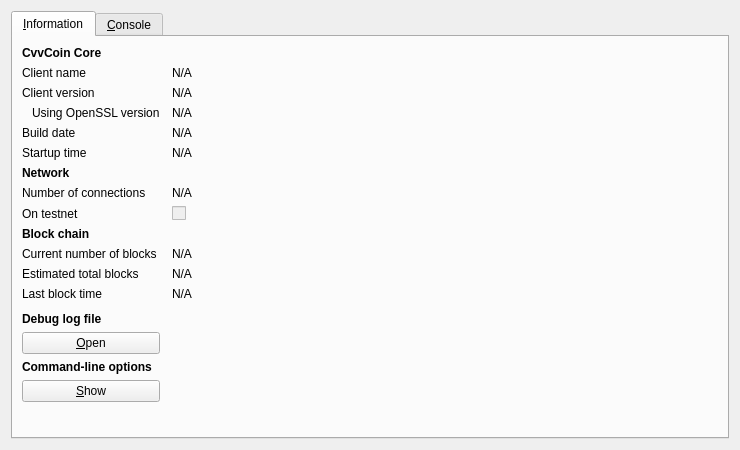
<?xml version="1.0" encoding="UTF-8"?>
<ui version="4.0">
 <class>RPCConsole</class>
 <widget class="QDialog" name="RPCConsole">
  <property name="geometry">
   <rect>
    <x>0</x>
    <y>0</y>
    <width>740</width>
    <height>450</height>
   </rect>
  </property>
  <property name="windowTitle">
   <string>CvvCoin - Debug window</string>
  </property>
  <layout class="QVBoxLayout" name="verticalLayout_2">
   <item>
    <widget class="QTabWidget" name="tabWidget">
     <property name="currentIndex">
      <number>0</number>
     </property>
     <widget class="QWidget" name="tab_info">
      <attribute name="title">
       <string>&amp;Information</string>
      </attribute>
      <layout class="QGridLayout" name="gridLayout" columnstretch="0,1">
       <property name="horizontalSpacing">
        <number>12</number>
       </property>
       <item row="0" column="0">
        <widget class="QLabel" name="label_9">
         <property name="font">
          <font>
           <weight>75</weight>
           <bold>true</bold>
          </font>
         </property>
         <property name="text">
          <string>CvvCoin Core</string>
         </property>
        </widget>
       </item>
       <item row="1" column="0">
        <widget class="QLabel" name="label_5">
         <property name="text">
          <string>Client name</string>
         </property>
        </widget>
       </item>
       <item row="1" column="1">
        <widget class="QLabel" name="clientName">
         <property name="cursor">
          <cursorShape>IBeamCursor</cursorShape>
         </property>
         <property name="text">
          <string>N/A</string>
         </property>
         <property name="textFormat">
          <enum>Qt::PlainText</enum>
         </property>
         <property name="textInteractionFlags">
          <set>Qt::LinksAccessibleByMouse|Qt::TextSelectableByKeyboard|Qt::TextSelectableByMouse</set>
         </property>
        </widget>
       </item>
       <item row="2" column="0">
        <widget class="QLabel" name="label_6">
         <property name="text">
          <string>Client version</string>
         </property>
        </widget>
       </item>
       <item row="2" column="1">
        <widget class="QLabel" name="clientVersion">
         <property name="cursor">
          <cursorShape>IBeamCursor</cursorShape>
         </property>
         <property name="text">
          <string>N/A</string>
         </property>
         <property name="textFormat">
          <enum>Qt::PlainText</enum>
         </property>
         <property name="textInteractionFlags">
          <set>Qt::LinksAccessibleByMouse|Qt::TextSelectableByKeyboard|Qt::TextSelectableByMouse</set>
         </property>
        </widget>
       </item>
       <item row="3" column="0">
        <widget class="QLabel" name="label_14">
         <property name="text">
          <string>Using OpenSSL version</string>
         </property>
         <property name="indent">
          <number>10</number>
         </property>
        </widget>
       </item>
       <item row="3" column="1">
        <widget class="QLabel" name="openSSLVersion">
         <property name="cursor">
          <cursorShape>IBeamCursor</cursorShape>
         </property>
         <property name="text">
          <string>N/A</string>
         </property>
         <property name="textFormat">
          <enum>Qt::PlainText</enum>
         </property>
         <property name="textInteractionFlags">
          <set>Qt::LinksAccessibleByMouse|Qt::TextSelectableByKeyboard|Qt::TextSelectableByMouse</set>
         </property>
        </widget>
       </item>
       <item row="4" column="0">
        <widget class="QLabel" name="label_12">
         <property name="text">
          <string>Build date</string>
         </property>
        </widget>
       </item>
       <item row="4" column="1">
        <widget class="QLabel" name="buildDate">
         <property name="cursor">
          <cursorShape>IBeamCursor</cursorShape>
         </property>
         <property name="text">
          <string>N/A</string>
         </property>
         <property name="textFormat">
          <enum>Qt::PlainText</enum>
         </property>
         <property name="textInteractionFlags">
          <set>Qt::LinksAccessibleByMouse|Qt::TextSelectableByKeyboard|Qt::TextSelectableByMouse</set>
         </property>
        </widget>
       </item>
       <item row="5" column="0">
        <widget class="QLabel" name="label_13">
         <property name="text">
          <string>Startup time</string>
         </property>
        </widget>
       </item>
       <item row="5" column="1">
        <widget class="QLabel" name="startupTime">
         <property name="cursor">
          <cursorShape>IBeamCursor</cursorShape>
         </property>
         <property name="text">
          <string>N/A</string>
         </property>
         <property name="textFormat">
          <enum>Qt::PlainText</enum>
         </property>
         <property name="textInteractionFlags">
          <set>Qt::LinksAccessibleByMouse|Qt::TextSelectableByKeyboard|Qt::TextSelectableByMouse</set>
         </property>
        </widget>
       </item>
       <item row="6" column="0">
        <widget class="QLabel" name="label_11">
         <property name="font">
          <font>
           <weight>75</weight>
           <bold>true</bold>
          </font>
         </property>
         <property name="text">
          <string>Network</string>
         </property>
        </widget>
       </item>
       <item row="7" column="0">
        <widget class="QLabel" name="label_7">
         <property name="text">
          <string>Number of connections</string>
         </property>
        </widget>
       </item>
       <item row="7" column="1">
        <widget class="QLabel" name="numberOfConnections">
         <property name="cursor">
          <cursorShape>IBeamCursor</cursorShape>
         </property>
         <property name="text">
          <string>N/A</string>
         </property>
         <property name="textFormat">
          <enum>Qt::PlainText</enum>
         </property>
         <property name="textInteractionFlags">
          <set>Qt::LinksAccessibleByMouse|Qt::TextSelectableByKeyboard|Qt::TextSelectableByMouse</set>
         </property>
        </widget>
       </item>
       <item row="8" column="0">
        <widget class="QLabel" name="label_8">
         <property name="text">
          <string>On testnet</string>
         </property>
        </widget>
       </item>
       <item row="8" column="1">
        <widget class="QCheckBox" name="isTestNet">
         <property name="enabled">
          <bool>false</bool>
         </property>
         <property name="text">
          <string/>
         </property>
        </widget>
       </item>
       <item row="9" column="0">
        <widget class="QLabel" name="label_10">
         <property name="font">
          <font>
           <weight>75</weight>
           <bold>true</bold>
          </font>
         </property>
         <property name="text">
          <string>Block chain</string>
         </property>
        </widget>
       </item>
       <item row="10" column="0">
        <widget class="QLabel" name="label_3">
         <property name="text">
          <string>Current number of blocks</string>
         </property>
        </widget>
       </item>
       <item row="10" column="1">
        <widget class="QLabel" name="numberOfBlocks">
         <property name="cursor">
          <cursorShape>IBeamCursor</cursorShape>
         </property>
         <property name="text">
          <string>N/A</string>
         </property>
         <property name="textFormat">
          <enum>Qt::PlainText</enum>
         </property>
         <property name="textInteractionFlags">
          <set>Qt::LinksAccessibleByMouse|Qt::TextSelectableByKeyboard|Qt::TextSelectableByMouse</set>
         </property>
        </widget>
       </item>
       <item row="11" column="0">
        <widget class="QLabel" name="label_4">
         <property name="text">
          <string>Estimated total blocks</string>
         </property>
        </widget>
       </item>
       <item row="11" column="1">
        <widget class="QLabel" name="totalBlocks">
         <property name="cursor">
          <cursorShape>IBeamCursor</cursorShape>
         </property>
         <property name="text">
          <string>N/A</string>
         </property>
         <property name="textFormat">
          <enum>Qt::PlainText</enum>
         </property>
         <property name="textInteractionFlags">
          <set>Qt::LinksAccessibleByMouse|Qt::TextSelectableByKeyboard|Qt::TextSelectableByMouse</set>
         </property>
        </widget>
       </item>
       <item row="12" column="0">
        <widget class="QLabel" name="label_2">
         <property name="text">
          <string>Last block time</string>
         </property>
        </widget>
       </item>
       <item row="12" column="1">
        <widget class="QLabel" name="lastBlockTime">
         <property name="cursor">
          <cursorShape>IBeamCursor</cursorShape>
         </property>
         <property name="text">
          <string>N/A</string>
         </property>
         <property name="textFormat">
          <enum>Qt::PlainText</enum>
         </property>
         <property name="textInteractionFlags">
          <set>Qt::LinksAccessibleByMouse|Qt::TextSelectableByKeyboard|Qt::TextSelectableByMouse</set>
         </property>
        </widget>
       </item>
       <item row="13" column="0">
        <spacer name="verticalSpacer_2">
         <property name="orientation">
          <enum>Qt::Vertical</enum>
         </property>
         <property name="sizeHint" stdset="0">
          <size>
           <width>20</width>
           <height>20</height>
          </size>
         </property>
        </spacer>
       </item>
       <item row="14" column="0">
        <widget class="QLabel" name="labelDebugLogfile">
         <property name="font">
          <font>
           <weight>75</weight>
           <bold>true</bold>
          </font>
         </property>
         <property name="text">
          <string>Debug log file</string>
         </property>
        </widget>
       </item>
       <item row="15" column="0">
        <widget class="QPushButton" name="openDebugLogfileButton">
         <property name="toolTip">
          <string>Open the CvvCoin debug log file from the current data directory. This can take a few seconds for large log files.</string>
         </property>
         <property name="text">
          <string>&amp;Open</string>
         </property>
         <property name="autoDefault">
          <bool>false</bool>
         </property>
        </widget>
       </item>
       <item row="16" column="0">
        <widget class="QLabel" name="labelCLOptions">
         <property name="font">
          <font>
           <weight>75</weight>
           <bold>true</bold>
          </font>
         </property>
         <property name="text">
          <string>Command-line options</string>
         </property>
        </widget>
       </item>
       <item row="17" column="0">
        <widget class="QPushButton" name="showCLOptionsButton">
         <property name="toolTip">
          <string>Show the CvvCoin-Qt help message to get a list with possible CvvCoin command-line options.</string>
         </property>
         <property name="text">
          <string>&amp;Show</string>
         </property>
         <property name="autoDefault">
          <bool>false</bool>
         </property>
        </widget>
       </item>
       <item row="18" column="0">
        <spacer name="verticalSpacer">
         <property name="orientation">
          <enum>Qt::Vertical</enum>
         </property>
         <property name="sizeHint" stdset="0">
          <size>
           <width>20</width>
           <height>40</height>
          </size>
         </property>
        </spacer>
       </item>
      </layout>
     </widget>
     <widget class="QWidget" name="tab_console">
      <attribute name="title">
       <string>&amp;Console</string>
      </attribute>
      <layout class="QVBoxLayout" name="verticalLayout_3">
       <property name="spacing">
        <number>3</number>
       </property>
       <item>
        <widget class="QTextEdit" name="messagesWidget">
         <property name="minimumSize">
          <size>
           <width>0</width>
           <height>100</height>
          </size>
         </property>
         <property name="readOnly">
          <bool>true</bool>
         </property>
         <property name="tabKeyNavigation" stdset="0">
          <bool>false</bool>
         </property>
         <property name="columnCount" stdset="0">
          <number>2</number>
         </property>
        </widget>
       </item>
       <item>
        <layout class="QHBoxLayout" name="horizontalLayout">
         <property name="spacing">
          <number>3</number>
         </property>
         <item>
          <widget class="QLabel" name="label">
           <property name="text">
            <string notr="true">&gt;</string>
           </property>
          </widget>
         </item>
         <item>
          <widget class="QLineEdit" name="lineEdit"/>
         </item>
         <item>
          <widget class="QPushButton" name="clearButton">
           <property name="maximumSize">
            <size>
             <width>24</width>
             <height>24</height>
            </size>
           </property>
           <property name="toolTip">
            <string>Clear console</string>
           </property>
           <property name="text">
            <string/>
           </property>
           <property name="icon">
            <iconset resource="../bitcoin.qrc">
             <normaloff>:/icons/remove</normaloff>:/icons/remove</iconset>
           </property>
           <property name="shortcut">
            <string notr="true">Ctrl+L</string>
           </property>
           <property name="autoDefault">
            <bool>false</bool>
           </property>
          </widget>
         </item>
        </layout>
       </item>
      </layout>
     </widget>
    </widget>
   </item>
  </layout>
 </widget>
 <resources>
  <include location="../bitcoin.qrc"/>
 </resources>
 <connections/>
</ui>
